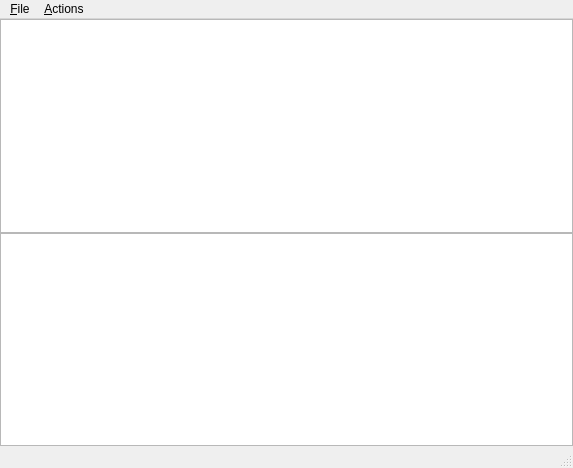
<?xml version="1.0" encoding="UTF-8"?>
<ui version="4.0">
 <class>MainWindow</class>
 <widget class="QMainWindow" name="MainWindow">
  <property name="geometry">
   <rect>
    <x>0</x>
    <y>0</y>
    <width>573</width>
    <height>468</height>
   </rect>
  </property>
  <property name="windowTitle">
   <string>Editable Tree Model</string>
  </property>
  <widget class="QWidget" name="centralwidget">
   <layout class="QVBoxLayout">
    <property name="spacing">
     <number>0</number>
    </property>
    <property name="margin" stdset="0">
     <number>0</number>
    </property>
    <item>
     <widget class="QTreeView" name="view01">
      <property name="alternatingRowColors">
       <bool>true</bool>
      </property>
      <property name="selectionBehavior">
       <enum>QAbstractItemView::SelectItems</enum>
      </property>
      <property name="horizontalScrollMode">
       <enum>QAbstractItemView::ScrollPerPixel</enum>
      </property>
      <property name="animated">
       <bool>false</bool>
      </property>
      <property name="allColumnsShowFocus">
       <bool>true</bool>
      </property>
     </widget>
    </item>
    <item>
     <widget class="QTreeView" name="view02"/>
    </item>
   </layout>
  </widget>
  <widget class="QMenuBar" name="menubar">
   <property name="geometry">
    <rect>
     <x>0</x>
     <y>0</y>
     <width>573</width>
     <height>22</height>
    </rect>
   </property>
   <widget class="QMenu" name="fileMenu">
    <property name="title">
     <string>&amp;File</string>
    </property>
    <addaction name="exitAction"/>
   </widget>
   <widget class="QMenu" name="actionsMenu">
    <property name="title">
     <string>&amp;Actions</string>
    </property>
    <addaction name="insertRowAction"/>
    <addaction name="insertColumnAction"/>
    <addaction name="separator"/>
    <addaction name="removeRowAction"/>
    <addaction name="removeColumnAction"/>
    <addaction name="separator"/>
    <addaction name="insertChildAction"/>
   </widget>
   <addaction name="fileMenu"/>
   <addaction name="actionsMenu"/>
  </widget>
  <widget class="QStatusBar" name="statusbar"/>
  <action name="exitAction">
   <property name="text">
    <string>E&amp;xit</string>
   </property>
   <property name="shortcut">
    <string>Ctrl+Q</string>
   </property>
  </action>
  <action name="insertRowAction">
   <property name="text">
    <string>Insert Row</string>
   </property>
   <property name="shortcut">
    <string>Ctrl+I, R</string>
   </property>
  </action>
  <action name="removeRowAction">
   <property name="text">
    <string>Remove Row</string>
   </property>
   <property name="shortcut">
    <string>Ctrl+R, R</string>
   </property>
  </action>
  <action name="insertColumnAction">
   <property name="text">
    <string>Insert Column</string>
   </property>
   <property name="shortcut">
    <string>Ctrl+I, C</string>
   </property>
  </action>
  <action name="removeColumnAction">
   <property name="text">
    <string>Remove Column</string>
   </property>
   <property name="shortcut">
    <string>Ctrl+R, C</string>
   </property>
  </action>
  <action name="insertChildAction">
   <property name="text">
    <string>Insert Child</string>
   </property>
   <property name="shortcut">
    <string>Ctrl+N</string>
   </property>
  </action>
 </widget>
 <resources/>
 <connections/>
</ui>
